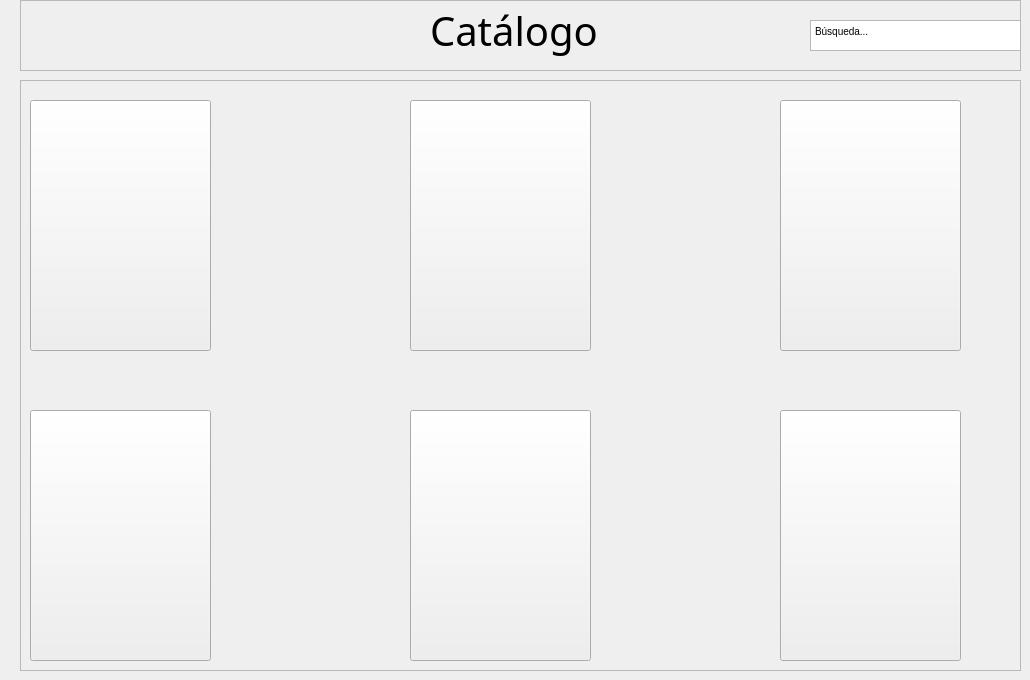
    <widget class="QWidget" name="Catalogo">
     <widget class="QFrame" name="frame_peliculas">
      <property name="geometry">
       <rect>
        <x>20</x>
        <y>80</y>
        <width>1001</width>
        <height>591</height>
       </rect>
      </property>
      <property name="frameShape">
       <enum>QFrame::StyledPanel</enum>
      </property>
      <property name="frameShadow">
       <enum>QFrame::Raised</enum>
      </property>
      <widget class="QPushButton" name="Vengadores">
       <property name="geometry">
        <rect>
         <x>10</x>
         <y>20</y>
         <width>181</width>
         <height>251</height>
        </rect>
       </property>
       <property name="styleSheet">
        <string notr="true">border-image: url(:/prefijoNuevo/Cine/1561060629-51ebhJXUZqL.jpg);</string>
       </property>
       <property name="text">
        <string/>
       </property>
       <property name="autoDefault">
        <bool>false</bool>
       </property>
      </widget>
      <widget class="QPushButton" name="Pelicula_1917">
       <property name="geometry">
        <rect>
         <x>390</x>
         <y>20</y>
         <width>181</width>
         <height>251</height>
        </rect>
       </property>
       <property name="styleSheet">
        <string notr="true">border-image: url(:/prefijoNuevo/Cine/1580999639_454991_1581004466_album_normal.jpg);</string>
       </property>
       <property name="text">
        <string/>
       </property>
      </widget>
      <widget class="QPushButton" name="Titanic">
       <property name="geometry">
        <rect>
         <x>760</x>
         <y>20</y>
         <width>181</width>
         <height>251</height>
        </rect>
       </property>
       <property name="styleSheet">
        <string notr="true">border-image: url(:/prefijoNuevo/Cine/4c20811667fc8b619b2aab61c2e528f2.jpg);</string>
       </property>
       <property name="text">
        <string/>
       </property>
      </widget>
      <widget class="QPushButton" name="Stranger_things">
       <property name="geometry">
        <rect>
         <x>10</x>
         <y>330</y>
         <width>181</width>
         <height>251</height>
        </rect>
       </property>
       <property name="styleSheet">
        <string notr="true">border-image: url(:/prefijoNuevo/Cine/stranger-things-library-edition-volume-1-2320543.webp);</string>
       </property>
       <property name="text">
        <string/>
       </property>
      </widget>
      <widget class="QPushButton" name="La_Casa_De_Papel">
       <property name="geometry">
        <rect>
         <x>390</x>
         <y>330</y>
         <width>181</width>
         <height>251</height>
        </rect>
       </property>
       <property name="styleSheet">
        <string notr="true">border-image: url(:/prefijoNuevo/Cine/la-casa-de-papel-temporada5-1628075736.jpg);</string>
       </property>
       <property name="text">
        <string/>
       </property>
      </widget>
      <widget class="QPushButton" name="DowntonAbbey">
       <property name="geometry">
        <rect>
         <x>760</x>
         <y>330</y>
         <width>181</width>
         <height>251</height>
        </rect>
       </property>
       <property name="styleSheet">
        <string notr="true">border-image: url(:/prefijoNuevo/Cine/Downton.webp);</string>
       </property>
       <property name="text">
        <string/>
       </property>
      </widget>
     </widget>
     <widget class="QFrame" name="frame_superior">
      <property name="geometry">
       <rect>
        <x>20</x>
        <y>0</y>
        <width>1001</width>
        <height>71</height>
       </rect>
      </property>
      <property name="frameShape">
       <enum>QFrame::StyledPanel</enum>
      </property>
      <property name="frameShadow">
       <enum>QFrame::Raised</enum>
      </property>
      <widget class="QLabel" name="label_3">
       <property name="geometry">
        <rect>
         <x>410</x>
         <y>-20</y>
         <width>311</width>
         <height>101</height>
        </rect>
       </property>
       <property name="font">
        <font>
         <family>Shrikhand</family>
         <pointsize>30</pointsize>
         <weight>50</weight>
         <italic>false</italic>
         <bold>false</bold>
        </font>
       </property>
       <property name="text">
        <string>Catálogo</string>
       </property>
      </widget>
      <widget class="QTextBrowser" name="textBrowser">
       <property name="geometry">
        <rect>
         <x>790</x>
         <y>20</y>
         <width>211</width>
         <height>31</height>
        </rect>
       </property>
       <property name="font">
        <font>
         <pointsize>11</pointsize>
         <weight>50</weight>
         <bold>false</bold>
        </font>
       </property>
       <property name="html">
        <string>&lt;!DOCTYPE HTML PUBLIC &quot;-//W3C//DTD HTML 4.0//EN&quot; &quot;http://www.w3.org/TR/REC-html40/strict.dtd&quot;&gt;
&lt;html&gt;&lt;head&gt;&lt;meta name=&quot;qrichtext&quot; content=&quot;1&quot; /&gt;&lt;style type=&quot;text/css&quot;&gt;
p, li { white-space: pre-wrap; }
&lt;/style&gt;&lt;/head&gt;&lt;body style=&quot; font-family:'MS Shell Dlg 2'; font-size:11pt; font-weight:400; font-style:normal;&quot;&gt;
&lt;p style=&quot; margin-top:0px; margin-bottom:0px; margin-left:0px; margin-right:0px; -qt-block-indent:0; text-indent:0px;&quot;&gt;&lt;span style=&quot; font-size:7.8pt;&quot;&gt;Búsqueda...&lt;/span&gt;&lt;/p&gt;&lt;/body&gt;&lt;/html&gt;</string>
       </property>
      </widget>
     </widget>
    </widget>
